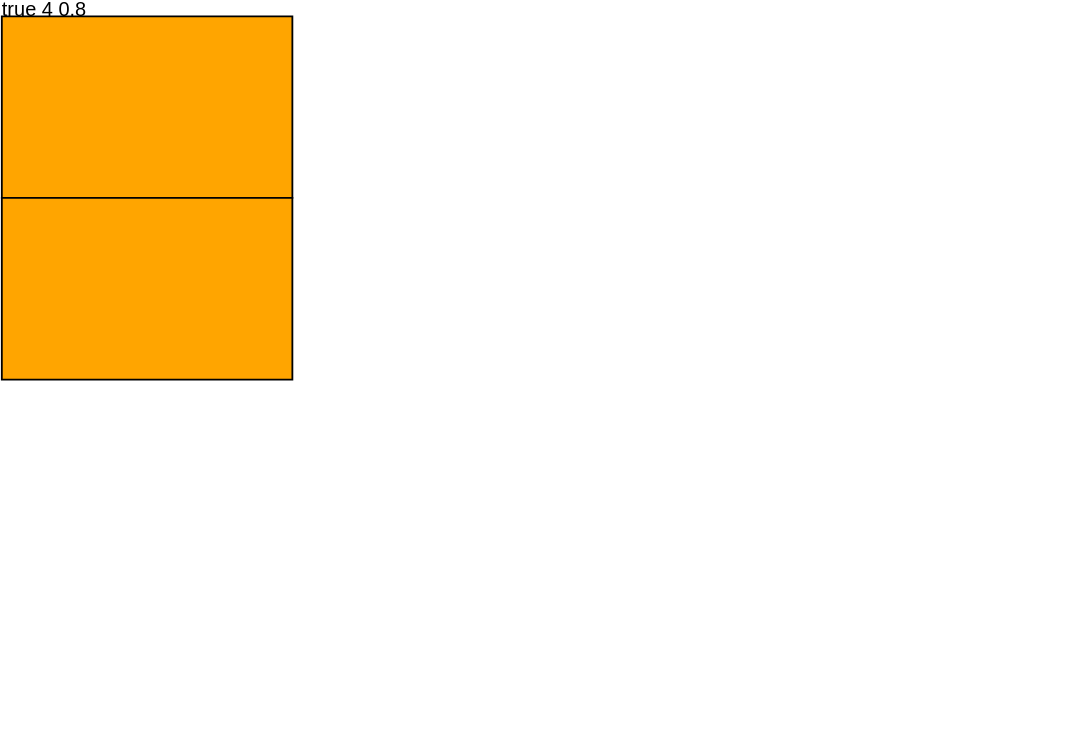

The specification (Vega-Lite) saved for this image:
### Vega specification from a JSON file in a GitHub repository (floating-point values rounded to 4 significant figures)
{"$schema": "https://vega.github.io/schema/vega/v5.json", "height": 400, "width": 600, "signals": [{"name": "datacount", "value": 2, "bind": {"input": "range", "min": 1, "max": 100}}, {"name": "mincell", "value": 50, "bind": {"input": "range", "min": 1, "max": 100}}, {"name": "target", "value": 1.2, "bind": {"input": "range", "min": 0.1, "max": 2}}, {"name": "minArea", "update": "mincell*mincell"}, {"name": "vh", "value": 200, "bind": {"input": "range", "min": 10, "max": 400}}, {"name": "vw", "value": 160, "bind": {"input": "range", "min": 10, "max": 600}}, {"name": "aspect", "update": "vw/vh"}, {"name": "ceilaspect", "update": "ceil(aspect)"}, {"name": "datalength", "update": "data('data1').length"}, {"name": "growCellWidthCalc", "update": "vw / mincell"}, {"name": "growCellCount", "update": "max(floor(vw/mincell), 1)"}, {"name": "growCellWidth", "update": "vw / growCellCount"}, {"name": "growRowCount", "update": "ceil(datalength/growCellCount)"}, {"name": "fitsArea", "update": "((datalength * minArea) <= (vw * vh))"}, {"name": "fits", "update": "fitsArea && length(data('fit'))>0"}, {"name": "cellCount", "update": "fits ? data('fit')[0].cols : growCellCount"}, {"name": "cellWidth", "update": "fits ? data('fit')[0].cellw : growCellWidth"}, {"name": "cellHeight", "update": "fits ? data('fit')[0].cellh : mincell"}], "data": [{"name": "fit0", "transform": [{"type": "sequence", "start": 1, "stop": {"signal": "ceil(sqrt(datacount))+1"}}, {"type": "formula", "expr": "ceil(datacount/datum.data)", "as": "complement"}]}, {"name": "fit1", "source": "fit0", "transform": [{"type": "project", "fields": ["data"], "as": ["cols"]}]}, {"name": "fit2", "source": "fit0", "transform": [{"type": "project", "fields": ["complement"], "as": ["cols"]}]}, {"name": "fit", "source": ["fit1", "fit2"], "transform": [{"type": "formula", "expr": "ceil(datacount/datum.cols)", "as": "rows"}, {"type": "formula", "expr": "vw/datum.cols", "as": "cellw"}, {"type": "formula", "expr": "vh/datum.rows", "as": "cellh"}, {"type": "formula", "expr": "datum.cellw >=mincell && datum.cellh >=mincell", "as": "meetsmin"}, {"type": "filter", "expr": "datum.meetsmin"}, {"type": "formula", "expr": "datum.cellw/datum.cellh", "as": "aspect"}, {"type": "formula", "expr": "abs(datum.aspect-target)", "as": "ideal_aspect"}, {"type": "formula", "expr": "datacount/(datum.cols*datum.rows)", "as": "coverage"}, {"type": "collect", "sort": {"field": ["ideal_aspect", "coverage"], "order": ["ascending", "descending"]}}]}, {"name": "data1", "transform": [{"type": "sequence", "start": 0, "stop": {"signal": "datacount"}}, {"type": "window", "ops": ["row_number"]}]}, {"name": "data2", "source": "data1", "transform": [{"type": "formula", "expr": "floor((datum.row_number-1)/cellCount)", "as": "y"}, {"type": "formula", "expr": "(datum.row_number-1)%cellCount", "as": "x"}]}], "marks": [{"type": "text", "encode": {"update": {"text": {"signal": "fitsArea + ' ' + length(data('fit')) + ' ' + aspect"}}}}, {"type": "rect", "encode": {"enter": {"fill": {"value": "#ddd"}}, "update": {"height": {"signal": "vh"}, "width": {"signal": "vw"}}}}, {"name": "cells", "type": "rect", "from": {"data": "data2"}, "encode": {"update": {"stroke": {"value": "#000"}, "fill": {"value": "orange"}, "height": {"signal": "cellHeight"}, "width": {"signal": "cellWidth"}, "x": {"signal": "datum.x*cellWidth"}, "y": {"signal": "datum.y*cellHeight"}}}}]}
